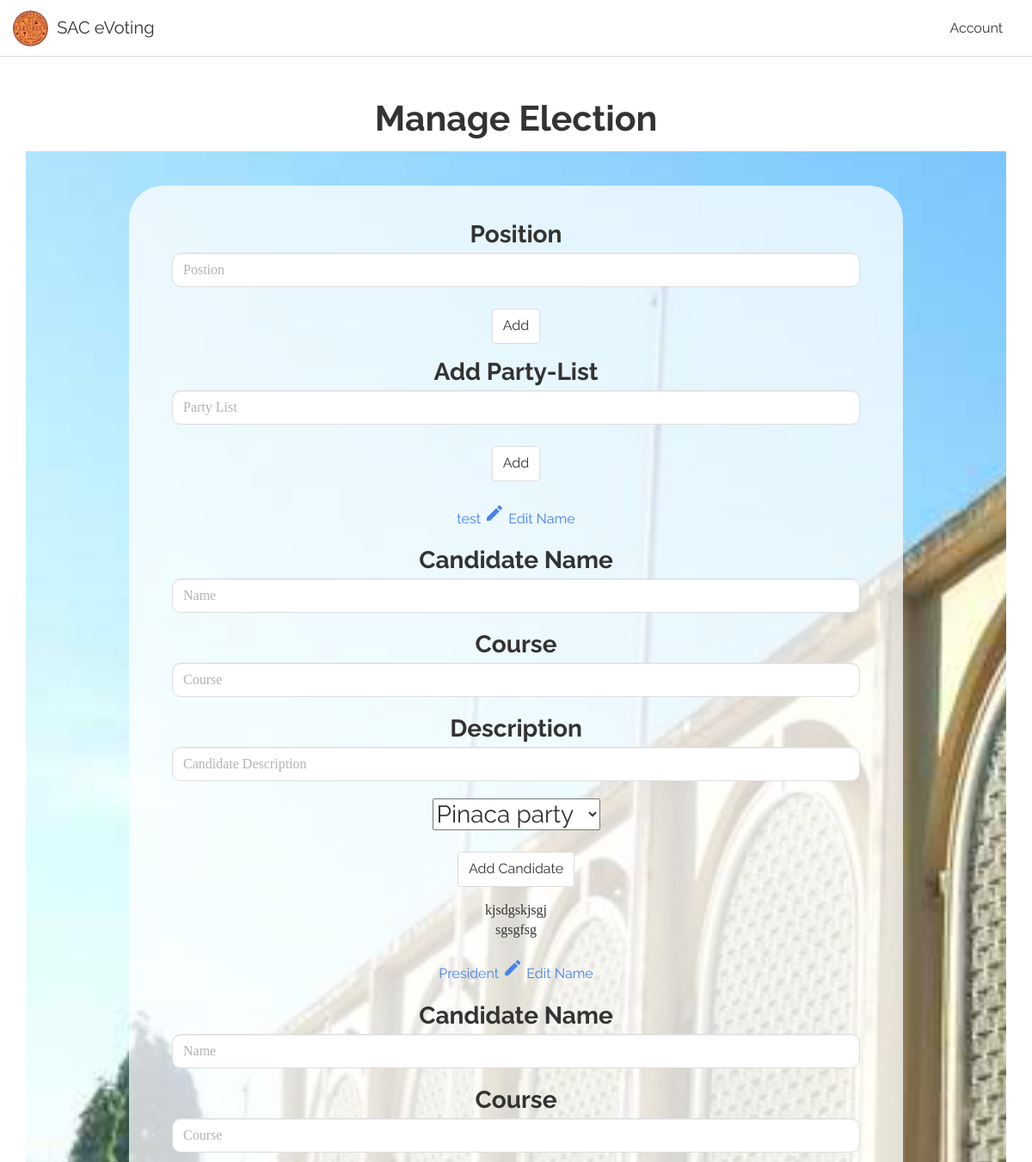
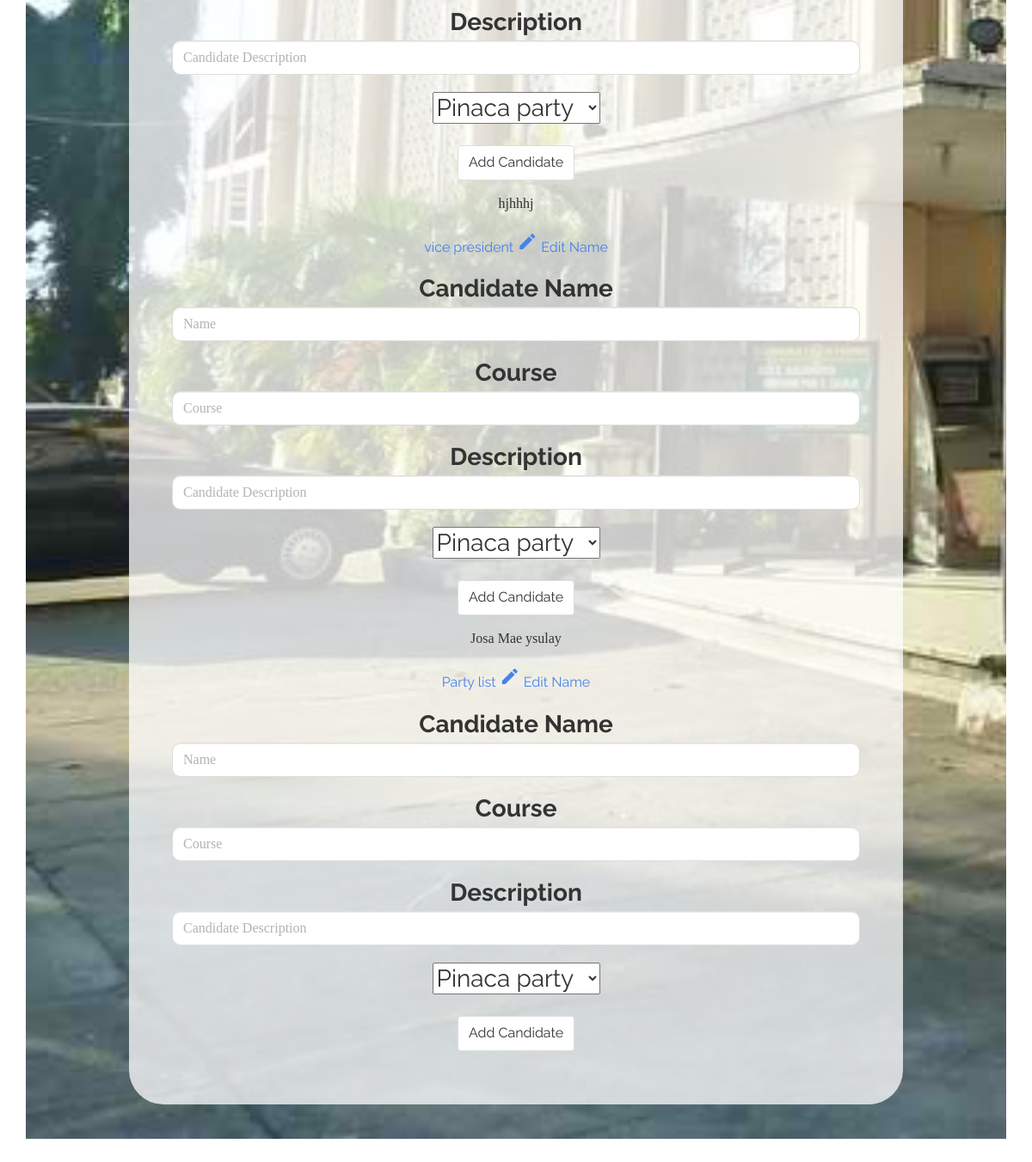
Screenshot of /Olld/manage-election.php?electionid=4 with the database file from the repository (2 pictures, top to bottom).
### tables this page shows
CREATE TABLE `election_positions` (
  `id` int(11) NOT NULL,
  `position_name` text NOT NULL,
  `election_id` int(11) NOT NULL
);

CREATE TABLE `candidates` (
  `candidate_id` int(11) NOT NULL,
  `candidate_name` text NOT NULL,
  `candidate_course` text NOT NULL,
  `candidate_party_list_id` int(11) NOT NULL,
  `candidate_des` text NOT NULL,
  `position_id` int(11) NOT NULL,
  `election_id` int(11) NOT NULL,
  `img_location` text NOT NULL
);

### Olld/manage-election.php (the view, shortened to what this page needs)
<?php
include 'dbconnect.php';
$election_id = $_REQUEST['electionid'];
?>
<!DOCTYPE html>
<html>
<head>
    <link rel="stylesheet" href="assets/bootstrap/css/bootstrap.min.css">
    <link rel="stylesheet" href="assets/css/styles.css">
    <link rel="stylesheet" href="assets/css/footer.css">
</head>
<body>
    <nav class="navbar navbar-inverse navbar-fixed-top">
        <div class="container-fluid">
            <div class="navbar-header">
                <a class="navbar-brand navbar-link" href="landing.html"><img src="assets/img/Saclogo1.png" id="logo">SAC eVoting</a>
            </div>
            <div class="collapse navbar-collapse" id="navcol-1">
                <ul class="nav navbar-nav navbar-right">
                    <li class="dropdown"><a class="dropdown-toggle" data-toggle="dropdown" aria-expanded="false" href="#">Account </a>
                    </li>
                </ul>
            </div>
        </div>
    </nav>
    <div id="content" class="form-1">
        <div class="container-fluid" id="candidates">
            <div class="row">
                <div class="col-md-8 col-md-offset-2">
                    <form class="form-horizontal custom-form">
                        <h1>Manage Election</h1></form>
                </div>
            </div>
        </div>
    </div>
    <div id="welcome1">
        <div class="jumbotron">
            <div>
          <form class="" action="add-positions.php?electionid=<?php echo $election_id;?>" method="post">
  <div class="form-2">
        <label for="position_name">Position</label>
        <input type="text" required name="position_name" class="form-control" id="position_name" aria-describedby="emailHelp" placeholder="Postion" >
  </div>
  <input type="submit" class="btn btn-default" value="Add">
</form>
            </div>
            <div>
    <form class="" action="add-partylist.php?electionid=<?php echo $election_id;?>" method="post">
  <div class="form-2">
        <label for="party_list_name">Add Party-List</label><br>
        <input type="text" required name="party_list_name" class="form-control" id="party_list_name" aria-describedby="emailHelp" placeholder="Party List">
  </div>
  <input type="submit" class="btn btn-default" value="Add">
</form>
            </div>
            <?php
$getPostions_sql = "SELECT * FROM election_positions WHERE election_id = $election_id";
$getPositionRequest = $conn->query($getPostions_sql);
 if ($getPositionRequest->num_rows > 0) {
     while($row = $getPositionRequest->fetch_assoc()) {
         ?>
         <div id="accordion-1" class="panel-group" aria-multiselectable="true" role="tablist">
           <div class="card">
             <div class="card-header" id="headingOne">
               <h5 class="mb-0">
                 <button class="btn btn-link" data-toggle="collapse" data-target="#collapseOne" aria-expanded="true" aria-controls="collapseOne">
                  <?php echo "" . $row["position_name"]."  <a href='manage-election.php?electionid=".$row['id']."'> <i class='large material-icons'> edit</i> Edit Name</a><br>";
                     $position_id = $row['id']; ?>
                 </button>
               </h5>
             </div>
             <div id="collapseOne" class="collapse show" aria-labelledby="headingOne" data-parent="#accordion-1">
               <div class="card-body">
                 <form class="" action="add-candidates.php?electionid=<?php echo $election_id;?>&posid=<?php echo $position_id; ?>" method="post">
                   <div class="form-2">
                         <label for="candidate_name">Candidate Name</label>
                         <input type="text" required name="candidate_name" class="form-control" id="position_name" aria-describedby="emailHelp" placeholder="Name">
                         <label for="candidate_cource">Course</label>
                         <input type="text" required name="candidate_cource" class="form-control" id="position_name" aria-describedby="emailHelp" placeholder="Course">
                         <label for="candidate_des">Description</label>
                         <input type="text" required name="candidate_des" class="form-control" id="position_name" aria-describedby="emailHelp" placeholder="Candidate Description">
                         <select name="partylist">
                          <?php
                           $party_list_sql = "SELECT * FROM party_list WHERE election_id=$election_id";
                           $partylist_result = $conn->query($party_list_sql);
                           if ($partylist_result->num_rows>0) {
                             while ($rowpartylist = $partylist_result->fetch_assoc()) {
                               $partylistid= $rowpartylist['party_list_id'];
                               $partylistvalue = $rowpartylist['party_list_name'];
                              echo "<option value ='$partylistid'>$partylistvalue</option>";
                             }
                           }else {
                              echo "0 results";
                           }
                           ?>
                         </select>
                   </div>
                   <input type="submit" class="btn btn-default" value="Add Candidate">
                 </form>
               </div>
            </div>
           </div>
         <?php
         $getCandidatessql = "SELECT * FROM candidates WHERE election_id=$election_id AND position_id = $position_id";
         $getCandidateResult =$conn->query($getCandidatessql);
         if ($getCandidateResult->num_rows>0) {
           while ($rowcandidate = $getCandidateResult->fetch_assoc()) {
             echo $rowcandidate['candidate_name']."<br>";
           }
         }
     }
 } else {
   echo "0 results";
 }
 ?>
   </div>
</div>
  </div>
</div>
        </div>
    </div>
</body>
</html>

### Olld/assets/css/styles.css (style rules this page uses)
#welcome1 { text-align:center; padding:40px; background:url(../../assets/img/SAC.jpg) no-repeat; background-size:cover; margin-left:30px; margin-right:30px; margin-bottom:30px; }
#welcome1 .jumbotron { border-radius:40px; padding:40px; max-width:900px; margin:auto; background-color:rgba(255,255,255,0.75); }
#logo { max-height:42px; margin-top:-1px; margin-right:10px; display:inline-block; }
#candidates { margin-top:70px; }
.form-2 { margin:0 auto 25px; max-width:800px; border-radius:2px; font-size:x-large; font:normal 28px raleway; text-align:center; }
h1 { text-align:center; }
.form-control { display:block; border-radius:10px; width:100%; margin-bottom:20px; font:initial; }
a { color:#4582ec; text-decoration:none; }

### rows the page displays
election_positions: position_name "test"
candidates: candidate_name "kjsdgskjsgj"
candidates: candidate_name "sgsgfsg"
election_positions: position_name "President"
candidates: candidate_name "hjhhhj"
election_positions: position_name "vice president"
candidates: candidate_name "Josa Mae ysulay"
election_positions: position_name "Party list"

### other values shown
form field partylist "Pinaca party"
